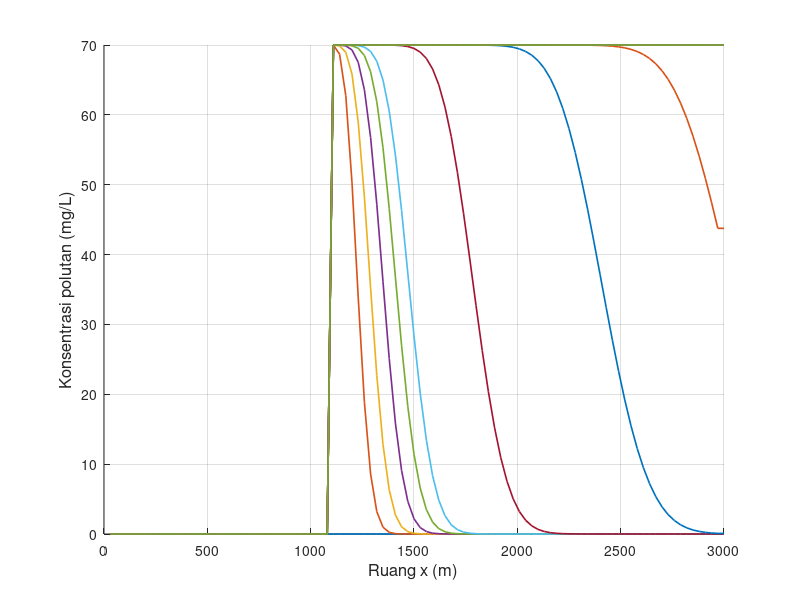

The MATLAB script that drew this image: (Note: this script raises an error after producing the figure.)
clear; clc; close all;

% Feby Syarief Al A`raaf
% 26050124130087
% Oseanografi C

% Simulasi adveksi 1 dimensi dengan metode Upstream
% Sumber polutan kontinu
% NIM ganjil, xyz = 087, sehingga z = 7 dan 0.zyx = 0.780

x_digit = 0;
y_digit = 8;
z_digit = 7;

u_xyz    = 0.780;
C_source = 10 * z_digit;

n_plot = [0, ...
          10 + z_digit, 20 + z_digit, 30 + z_digit, 40 + z_digit, ...
          50 + z_digit, 100 + z_digit, 200 + z_digit, 300 + z_digit, ...
          500 + z_digit, 800 + z_digit, 1000 + z_digit];

L = 3000;
T = 10800;

scenario(1).nama = 'Skenario 1';
scenario(1).dx   = 30;
scenario(1).dt   = 8;
scenario(1).u    = u_xyz;
scenario(1).m    = 30 + z_digit;

scenario(2).nama = 'Skenario 2';
scenario(2).dx   = 60;
scenario(2).dt   = 8;
scenario(2).u    = u_xyz;
scenario(2).m    = 60 + z_digit;

scenario(3).nama = 'Skenario 3';
scenario(3).dx   = 15;
scenario(3).dt   = 8;
scenario(3).u    = u_xyz;
scenario(3).m    = 15 + z_digit;

scenario(4).nama = 'Skenario 4';
scenario(4).dx   = 30;
scenario(4).dt   = 8;
scenario(4).u    = 0.5 * u_xyz;
scenario(4).m    = 30 + z_digit;

scenario(5).nama = 'Skenario 5';
scenario(5).dx   = 30;
scenario(5).dt   = 8;
scenario(5).u    = 2 * u_xyz;
scenario(5).m    = 30 + z_digit;

scenario(6).nama = 'Skenario 6';
scenario(6).dx   = 30;
scenario(6).dt   = 8;
scenario(6).u    = -u_xyz;
scenario(6).m    = 30 + z_digit;

scenario(7).nama = 'Skenario 7';
scenario(7).dx   = 30;
scenario(7).dt   = 2;
scenario(7).u    = u_xyz;
scenario(7).m    = 30 + z_digit;

scenario(8).nama = 'Skenario 8';
scenario(8).dx   = 30;
scenario(8).dt   = 16;
scenario(8).u    = u_xyz;
scenario(8).m    = 30 + z_digit;

folder_output = 'output_Kontinu_Upstream_Polutan_Terhadap_Ruang';
if ~exist(folder_output, 'dir')
    mkdir(folder_output);
end

for s = 1:numel(scenario)

    fprintf('\nMemproses %s\n', scenario(s).nama);

    dx       = scenario(s).dx;
    dt       = scenario(s).dt;
    u        = scenario(s).u;
    m_source = scenario(s).m;

    M_grid = round(L / dx);
    Mmax   = max(M_grid, m_source);
    Nmax   = round(T / dt);

    courant = u * dt / dx;

    fprintf('dx = %.3f m, dt = %.3f s, u = %.3f m/s, m = %d\n', dx, dt, u, m_source);
    fprintf('Mmax = %d, Nmax = %d, C = %.4f\n', Mmax, Nmax, courant);

    if any(n_plot > Nmax)
        n_tidak_valid = n_plot(n_plot > Nmax);
        fprintf('%s: n = %s melebihi Nmax = %d sehingga tidak digrafikkan.\n', ...
                scenario(s).nama, mat2str(n_tidak_valid), Nmax);
    end

    F0  = zeros(1, Mmax);
    F   = zeros(1, Mmax);

    x_space = (1:Mmax) * dx;
    snapshot = NaN(length(n_plot), Mmax);

    F0(:) = 0;

    idx0 = find(n_plot == 0, 1);
    if ~isempty(idx0)
        snapshot(idx0, :) = F0;
    end

    for J = 1:Nmax

        F0(1)     = F0(2);
        F0(Mmax)  = F0(Mmax-1);

        F0(m_source) = C_source;

        for i = 2:(Mmax-1)
            if u >= 0
                F(i) = F0(i) - (u * dt / dx) * (F0(i) - F0(i-1));
            else
                F(i) = F0(i) - (u * dt / dx) * (F0(i+1) - F0(i));
            end
        end

        F(1)    = F(2);
        F(Mmax) = F(Mmax-1);
        F(m_source) = C_source;

        idx_snap = find(n_plot == J, 1);
        if ~isempty(idx_snap)
            snapshot(idx_snap, :) = F;
        end

        F0 = F;
    end

    fig = figure('Visible', 'off', 'Position', [100 100 1400 600]);
    hold on;

    legend_text = {};

    for k = 1:length(n_plot)

        if all(isnan(snapshot(k, :)))
            continue;
        end

        plot(x_space, snapshot(k, :), 'LineWidth', 1.2);
        legend_text{end+1} = sprintf('n = %d', n_plot(k));
    end

    grid on;
    xlabel('Ruang x (m)', 'FontSize', 12);
    ylabel('Konsentrasi polutan (mg/L)', 'FontSize', 12);
    title(sprintf('%s - Konsentrasi polutan terhadap ruang', scenario(s).nama), ...
          'Feby Syarief-0087-Ose C','FontSize', 14, 'FontWeight', 'bold');
    xlim([x_space(1), x_space(end)]);

    y_max = max(snapshot(:), [], 'omitnan');
    if isempty(y_max) || isnan(y_max) || y_max <= 0
        ylim([0 1]);
    else
        ylim([0, max(C_source * 1.2, y_max * 1.1)]);
    end

    set(gca, 'FontSize', 11);

    legend(legend_text, ...
           'Location', 'northwest', ...
           'FontSize', 8, ...
           'NumColumns', 2, ...
           'Box', 'on');

    hold off;

    nama_file = sprintf('upstream_kontinu_ruang_skenario_%d.png', s);
    saveas(fig, fullfile(folder_output, nama_file));
    close(fig);

    fprintf('%s selesai diproses.\n', scenario(s).nama);
end

fprintf('\nSemua skenario telah selesai diproses.\n');
